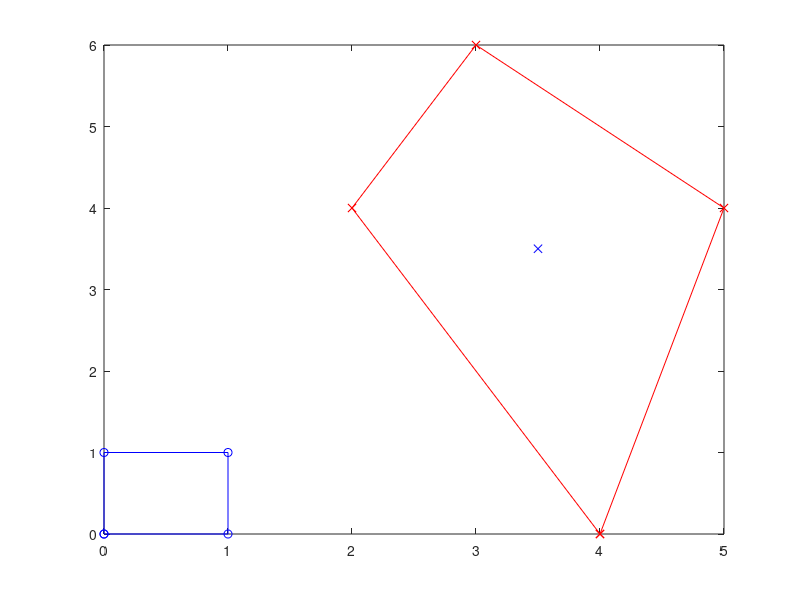

This chart was generated by the following MATLAB code:

c4n = [0,0;1,0;1,1;0,1;];
target = [4,0;5,4;3,6;2,4];
xp = mean(target,1);

figure(1);
plot(c4n([1:4,1],1),c4n([1:4,1],2),'-bo',target([1:4,1],1),target([1:4,1],2),'-rx',xp(1),xp(2),'bx');
xi = linspace(0,1,5);
[Xi1,Xi2] = meshgrid(xi,xi);
figure(2);
b = (xp - target(1,:))';
A = [(target(2,:) - target(1,:))', ...
     (target(4,:) - target(1,:))', ...
     (target(3,:) - target(1,:))'];
xi = A(:,[1 2]) \ b;
xi1 = xi(1);

b = b - A(:,2)*xi1;
B = A(:,2)+A(:,3)*xi1;

